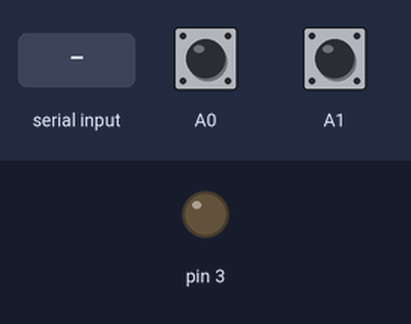
A sketch run on a simulated Arduino Uno, built with avr-gcc and run on an emulated ATmega328P. Parts: output pins drawn as LEDs (lit = HIGH). The inputs (shaded band) are chosen by the test bench; at power-on: A0 HIGH, A1 HIGH. What the sketch prints to the serial monitor is not drawn.

Above: at 1.2 s.
1.3 s: byte 1 (1) received over Serial
At 1.9 s:
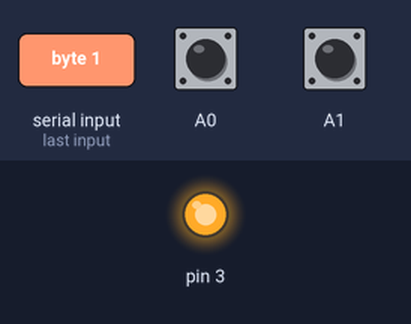
13.0 s: "1" received over Serial
At 13.4 s:
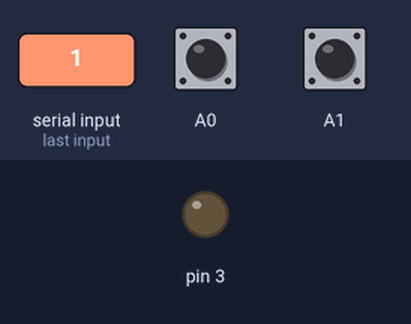
Timing chart, 0 to 16.0 s (numbered marks = the images above; inputs shaded):
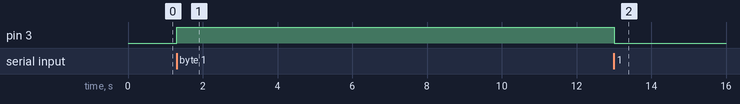

Measured:
- after the input at 1.3 s, pin 3: LOW → HIGH at once
- after the input at 13.0 s, pin 3: HIGH → LOW at once

The sketch:

ProcessingWithButtonsAndLED.ino
```cpp
bool leftPressed = false;
bool rightPressed = false;
String currentText = "";

void setup() {
  Serial.begin(9600);
  pinMode(A0, INPUT_PULLUP);
  pinMode(A1, INPUT_PULLUP);
  pinMode(3, OUTPUT);
}

void loop() {
  leftPressed = !digitalRead(A0);
  rightPressed = !digitalRead(A1);

  if (leftPressed)
    Serial.println("Left!");
  else if (rightPressed)
    Serial.println("Right!");
  else
    Serial.println("None!");

  if (Serial.available()){
    if (Serial.read() == 1)
      digitalWrite(3,HIGH);
    else
      digitalWrite(3, LOW);
  }
}
```
